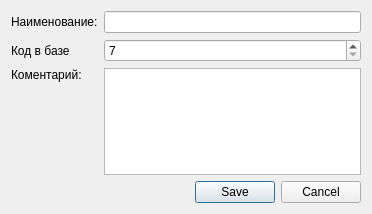
<?xml version="1.0" encoding="UTF-8"?>
<ui version="4.0">
 <class>AddFuelNameDialog</class>
 <widget class="QDialog" name="AddFuelNameDialog">
  <property name="geometry">
   <rect>
    <x>0</x>
    <y>0</y>
    <width>372</width>
    <height>214</height>
   </rect>
  </property>
  <property name="windowTitle">
   <string>Dialog</string>
  </property>
  <layout class="QGridLayout" name="gridLayout">
   <item row="2" column="0" alignment="Qt::AlignTop">
    <widget class="QLabel" name="label_2">
     <property name="text">
      <string>Коментарий:</string>
     </property>
    </widget>
   </item>
   <item row="0" column="0">
    <widget class="QLabel" name="label">
     <property name="text">
      <string>Наименование:</string>
     </property>
    </widget>
   </item>
   <item row="2" column="1">
    <widget class="QPlainTextEdit" name="plainTextEditComments"/>
   </item>
   <item row="0" column="1">
    <widget class="QLineEdit" name="lineEditFuelName">
     <property name="maxLength">
      <number>30</number>
     </property>
    </widget>
   </item>
   <item row="3" column="0" colspan="2">
    <widget class="QDialogButtonBox" name="buttonBox">
     <property name="standardButtons">
      <set>QDialogButtonBox::Cancel|QDialogButtonBox::Save</set>
     </property>
    </widget>
   </item>
   <item row="1" column="0">
    <widget class="QLabel" name="label_3">
     <property name="text">
      <string>Код в базе</string>
     </property>
    </widget>
   </item>
   <item row="1" column="1">
    <widget class="QSpinBox" name="spinBox">
     <property name="minimum">
      <number>7</number>
     </property>
     <property name="maximum">
      <number>8</number>
     </property>
    </widget>
   </item>
  </layout>
 </widget>
 <resources/>
 <connections/>
</ui>
